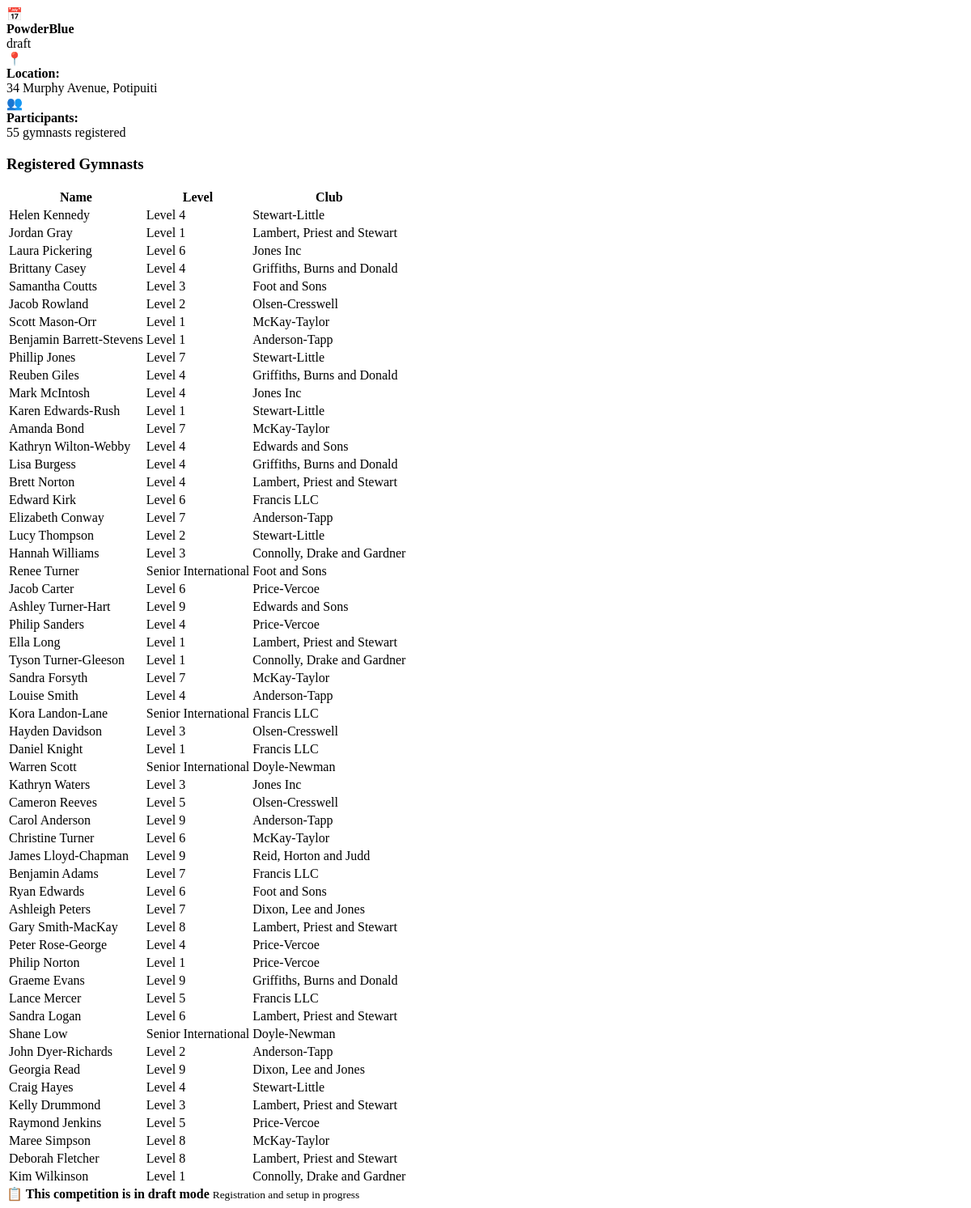
The page /competition/2 on the database as committed earlier.
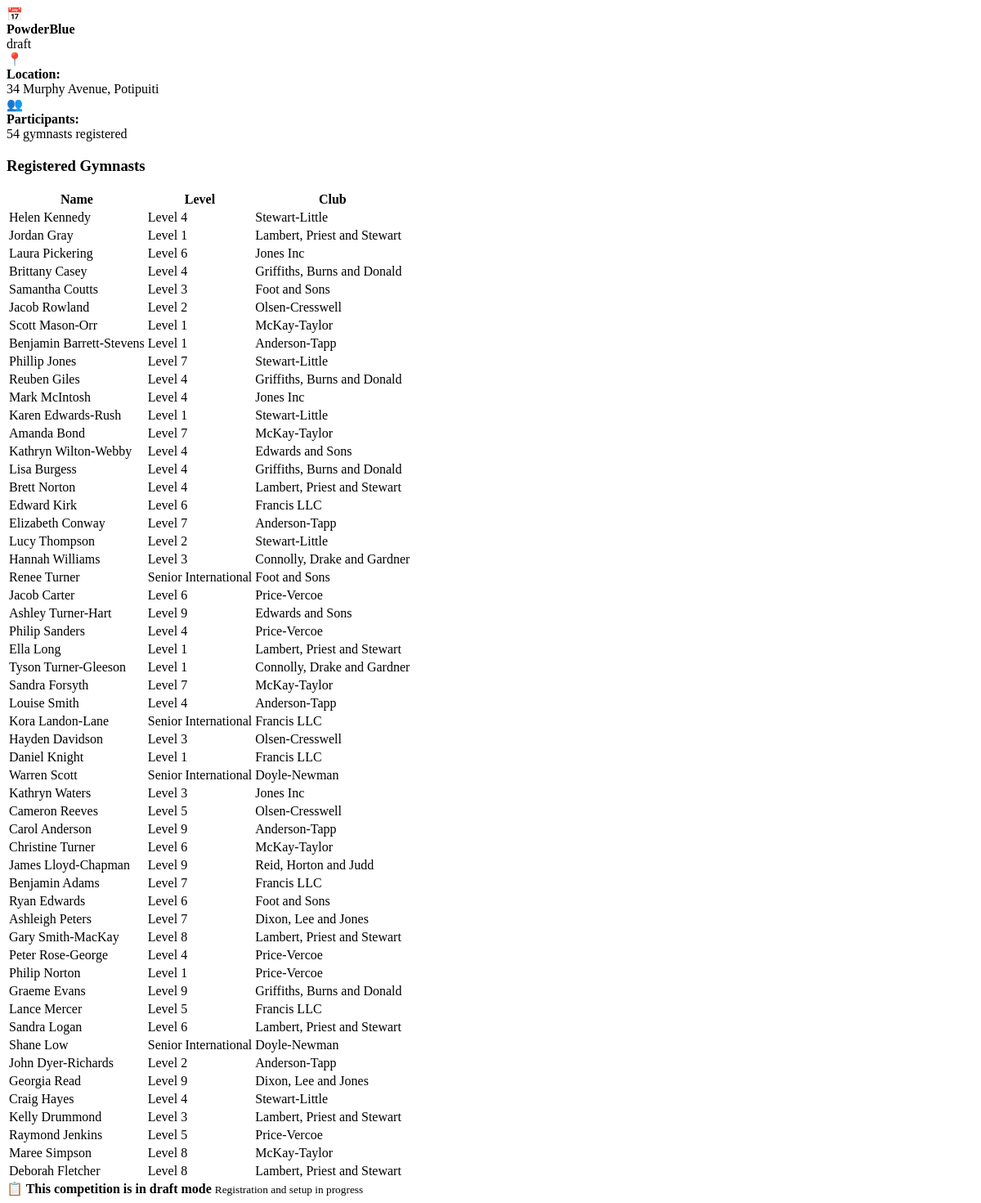
The same page on the database as committed later.
### models.py (models this page shows)
class Entries(db.Model):
    __tablename__ = 'entries'
    id = db.Column(
        db.Integer, primary_key=True
    )
    competition_id = db.Column(
        db.Integer, db.ForeignKey('competitions.id'), nullable=False
    )
    gymnast_id = db.Column(
        db.Integer, db.ForeignKey('gymnasts.id'), nullable=False
    )
    scores = db.relationship(
        'Scores', backref='entry'
    )
    __table_args__ = (
        db.UniqueConstraint('competition_id', 'gymnast_id',
                            name='_competition_gymnast_uc'),
        )

class Gymnasts(db.Model):
    __tablename__ = 'gymnasts'
    id = db.Column(
        db.Integer, primary_key=True
    )
    club_id = db.Column(
        db.Integer, db.ForeignKey('clubs.id'), nullable=False
    )
    name = db.Column(
        db.String(50), nullable=False
    )
    level = db.Column(
        db.String(50), nullable=False
    )
    entries = db.relationship(
        'Entries', backref='gymnasts',
    )

class Clubs(db.Model):
    __tablename__ = 'clubs'
    id = db.Column(
        db.Integer, primary_key=True
        )
    name = db.Column(
        db.String(50), nullable=False
    )
    gymnasts = db.relationship(
        'Gymnasts', backref='clubs'
    )

### routes/calendar_routes.py (the view)
@main.route('/competition/<int:competition_id>')
def competition_details(competition_id):
    competition = models.Competitions.query.get_or_404(competition_id)
    entries_count = models.Entries.query.filter_by(
        competition_id=competition_id
    ).count()
    entries = db.session.query(models.Entries, models.Gymnasts, models.Clubs)\
        .join(models.Gymnasts,
              models.Entries.gymnast_id == models.Gymnasts.id)\
        .join(models.Clubs, models.Gymnasts.club_id == models.Clubs.id)\
        .filter(models.Entries.competition_id == competition_id)\
        .all()
    return render_template(
        'competition_details.html',
        competition=competition,
        entries_count=entries_count,
        entries=entries
    )

### routes/__init__.py (called while the page is built)
@main.context_processor  # Ensures this is run before any other routes
def inject_user():
    return dict(
        logged_in='user_id' in session,
        user_roles=session.get('roles', []),
        is_admin='admin' in session.get('roles', []),
        is_judge='judges' in session.get('roles', []),
        user_id=session.get('user_id')
    )

### templates/competition_details.html (shortened to what this page needs)
<div class="competition-info">
    <div class="info-item">
        <div class="info-icon">📅</div>
        <div>
            <strong>{{ competition.name }}</strong>
            <br>
            <span class="status-badge status-{{ competition.status }}">{{ competition.status }}</span>
        </div>
    </div>
    <div class="info-item">
        <div class="info-icon">📍</div>
        <div>
            <strong>Location:</strong><br>
            {{ competition.address }}
        </div>
    </div>
    <div class="info-item">
        <div class="info-icon">👥</div>
        <div>
            <strong>Participants:</strong><br>
            {{ entries_count }} gymnasts registered
        </div>
    </div>
</div>
{% if entries %}
<div class="competition-details-section">
    <h3>Registered Gymnasts</h3>
    <div class="gymnasts-table-container">
        <table class="gymnasts-table">
            <thead>
                <tr>
                    <th>Name</th>
                    <th>Level</th>
                    <th>Club</th>
                </tr>
            </thead>
            <tbody>
                {% for entry, gymnast, club in entries %}
                <tr>
                    <td>{{ gymnast.name }}</td>
                    <td>{{ gymnast.level }}</td>
                    <td>{{ club.name }}</td>
                </tr>
                {% endfor %}
            </tbody>
        </table>
    </div>
</div>
{% endif %}
{% if competition.status == 'draft' %}
<div class="status-alert draft">
    <strong>📋 This competition is in draft mode</strong>
    <small>Registration and setup in progress</small>
</div>
{% endif %}

Rows that differ between the two databases and show on the page:
removed Entries: name "Kim Wilkinson", level "Level 1", name "Connolly, Drake and Gardner"
Other text that changed with them:
{{ entries_count }}: "55" → "54"
